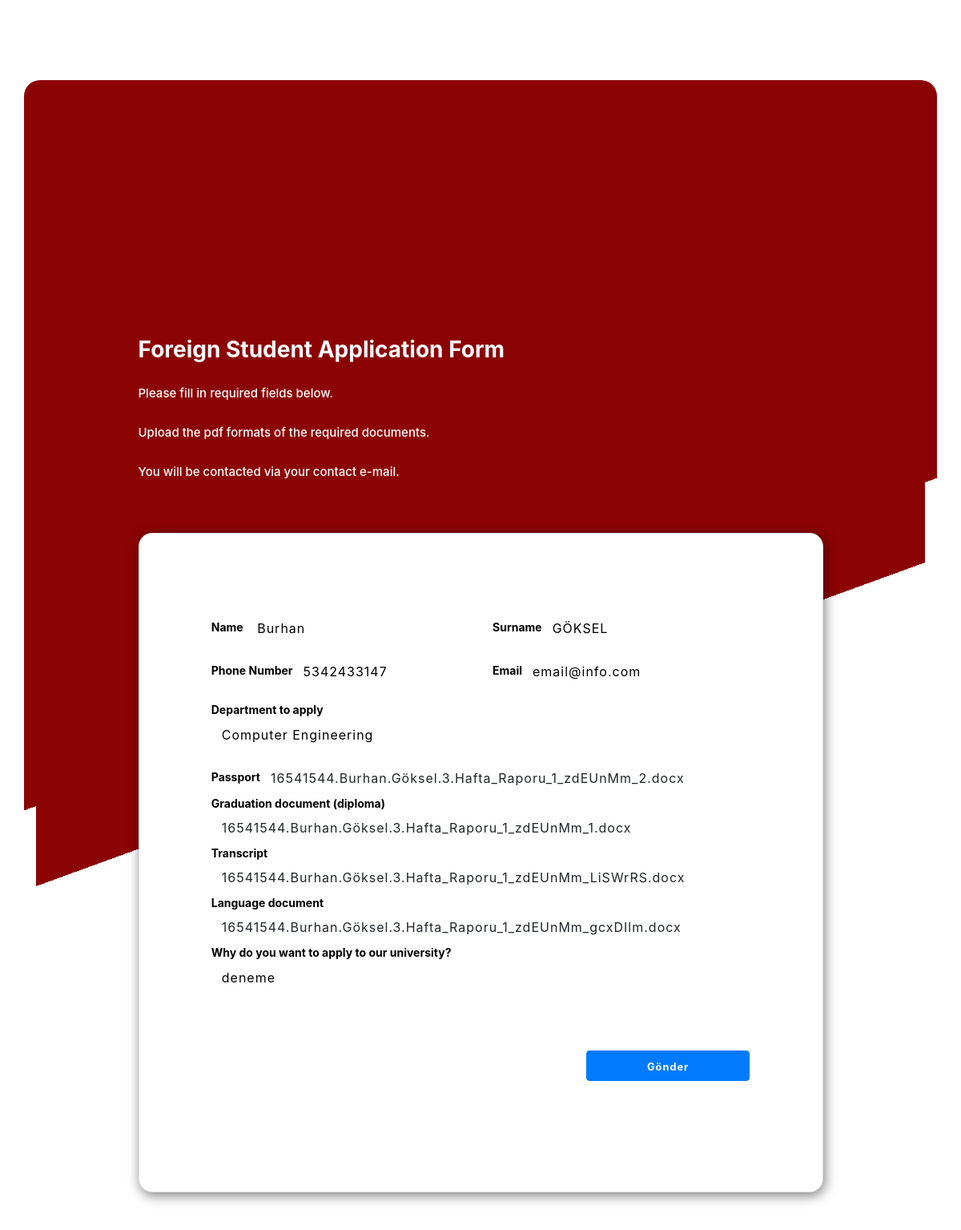
Page /petitionshow/11 on the earlier database version.
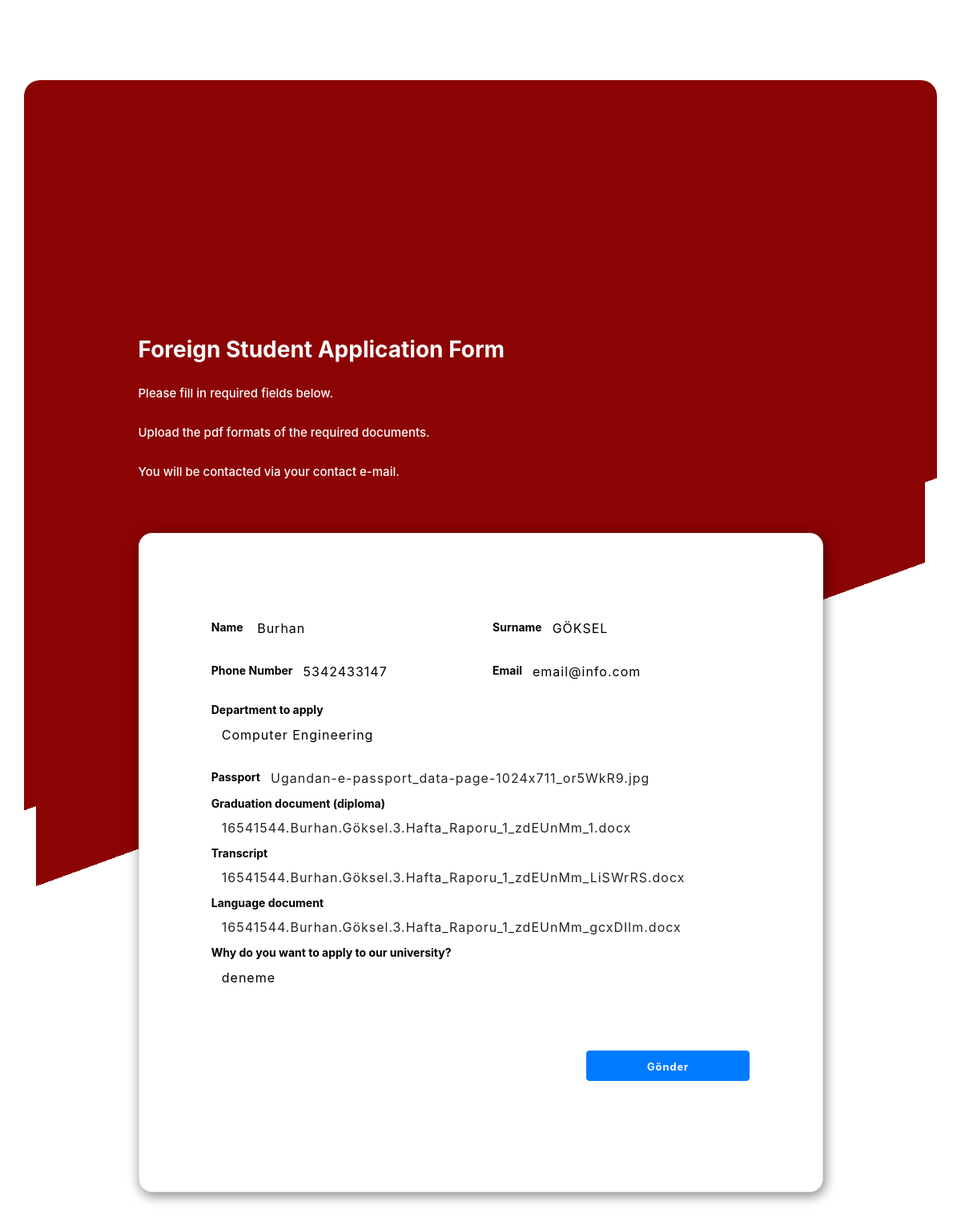
Same page on the later database version.
### petition/models.py (models this page shows, shortened)
class ForeignStudentApplicationForm(models.Model):
    STATUS = (
        ('Process','İşlem Sırasında'),
        ('Mistaken','Hatalı'),
        ('Ensitu','Ensitu İncelemesinde'),
        ('Department','Departman İncelemesinde'),
        ('EnsituDirector','Ensitu Direktörünün İncelemesinde'),
        ('Advisor','Danışman İncelemesinde'),
    )
    user = models.ForeignKey(Student, null=True, blank=True,on_delete=models.CASCADE)
    name = models.CharField(max_length=75)
    surname = models.CharField(max_length=75)
    phonenumber = models.CharField(max_length=35)
    email = models.EmailField()
    department = models.CharField(max_length=100)
    passport = models.FileField()
    graduation_document = models.FileField()
    language_document = models.FileField()
    transcript = models.FileField()
    description = models.TextField(max_length=1000,blank=True)
    status = models.CharField(max_length=100,null=True,choices=STATUS, default=STATUS[0][0])
    date = models.DateTimeField(default=datetime.now ,blank=True )
    object = models.Manager()

### petition/views.py (the view)
# urls.py: path('petitionshow/<id>',views.petitionShow,name="petitionShow"),
def petitionShow(request,id):
    petition = ForeignStudentApplicationForm.object.get(id=id)
    status = "Ensitu"
    context = {'petition':petition}
    if request.method == 'POST':
        ForeignStudentApplicationForm.object.filter(id=id).update(status=status)
        return redirect('danisman')
    return render(request,'petition_show.html',context)

### templates/petition_show.html (shortened to what the changed rows need)
<!doctype html>
{% load static %}
                        <html>
                            <head>
                                <link href='https://maxcdn.bootstrapcdn.com/bootstrap/4.3.1/css/bootstrap.min.css' rel='stylesheet'>
                                <link href='' rel='stylesheet'>
                            </head>
                            <body oncontextmenu='return false' class='snippet-body'>
                            <div class="container card-0 justify-content-center ">
                            </head>
                            <body oncontextmenu='return false' class='snippet-body'>
                            <div class="container card-0 justify-content-center ">
    <div class="card-body px-sm-4 px-0">
        <form action=""  method="POST" enctype="multipart/form-data">
        <div class="row justify-content-center round">
            <div class="col-lg-10 col-md-12 ">
                <div class="card shadow-lg card-1">
                    <div class="card-body inner-card">
                        <div class="row justify-content-center">
                            <div class="col-lg-5 col-md-6 col-sm-12">
                                <div class="form-group"><label for="first-name">Name </label>
                                    <a class="btn btn-large">{{petition.name}}</a>
                                   </div>
                                <div class="form-group"> <label for="Mobile-Number">Phone Number </label><a class="btn btn-large">{{petition.phonenumber}}</a></div>
                                <div class="form-group"> <label for="labelEmail4">Department to apply</label><a class="btn btn-large">{{petition.department}}</a></label></div>
                            </div>
                            <div class="col-lg-5 col-md-6 col-sm-12">
                                <div class="form-group"> <label for="last-name">Surname </label><a class="btn btn-large">{{petition.surname}}</a> </div>
                                <div class="form-group"> <label for="phone">Email</label><a class="btn btn-large">{{petition.email}}</a> </div>
                            </div>
                        </div>
                        <div class="row justify-content-center">
                            <div class="col-md-12 col-lg-10 col-12">
                                <label class="my-auto">Passport</label><a href="http://127.0.0.1:8000/files/{{petition.passport}}" class="btn btn-large">{{petition.passport}}</a>
                            </div>
                        </div>
                        <div class="row justify-content-center">
                            <div class="col-md-12 col-lg-10 col-12">
                                <label class="my-auto">Graduation document (diploma) </label><a href="http://127.0.0.1:8000/files/{{petition.graduation_document}}" class="btn btn-large">{{petition.graduation_document}}</a>
                            </div>
                        </div>
                        <div class="row justify-content-center">
                            <div class="col-md-12 col-lg-10 col-12">
                                <label class="my-auto">Transcript</label> <a href="http://127.0.0.1:8000/files/{{petition.transcript}}" class="btn btn-large">{{petition.transcript}}</a>
                            </div>
                        </div>
                        <div class="row justify-content-center">
                            <div class="col-md-12 col-lg-10 col-12">
                                <label class="my-auto">Language document </label><a href="http://127.0.0.1:8000/files/{{petition.language_document}}" class="btn btn-large">{{petition.language_document}}</a>
                            </div>
                        </div>
                        <div class="row justify-content-center">
                            <div class="col-md-12 col-lg-10 col-12">
                                <div class="form-group"> <label for="exampleFormControlTextarea2">Why do you want to apply to our university?</label><br><a class="btn btn-large">{{petition.description}}</a> <br><br><br><br>
                                <div class="row justify-content-end mb-5">
                                    <div class="col-lg-4 col-auto "> </div>
                                </div>
                            </div>
                        </div>
                    </div>
                </div>
            </div>
        </div>
        </form>
    </div>
</div>
                            </body>
                        </html>

Differences in the rows shown:
changed ForeignStudentApplicationForm "Burhan": passport "16541544.Burhan.Göksel.3.Hafta_Raporu_1_zdEUnMm_2.docx" → "Ugandan-e-passport_data-page-1024x711_or5WkR9.jpg"
